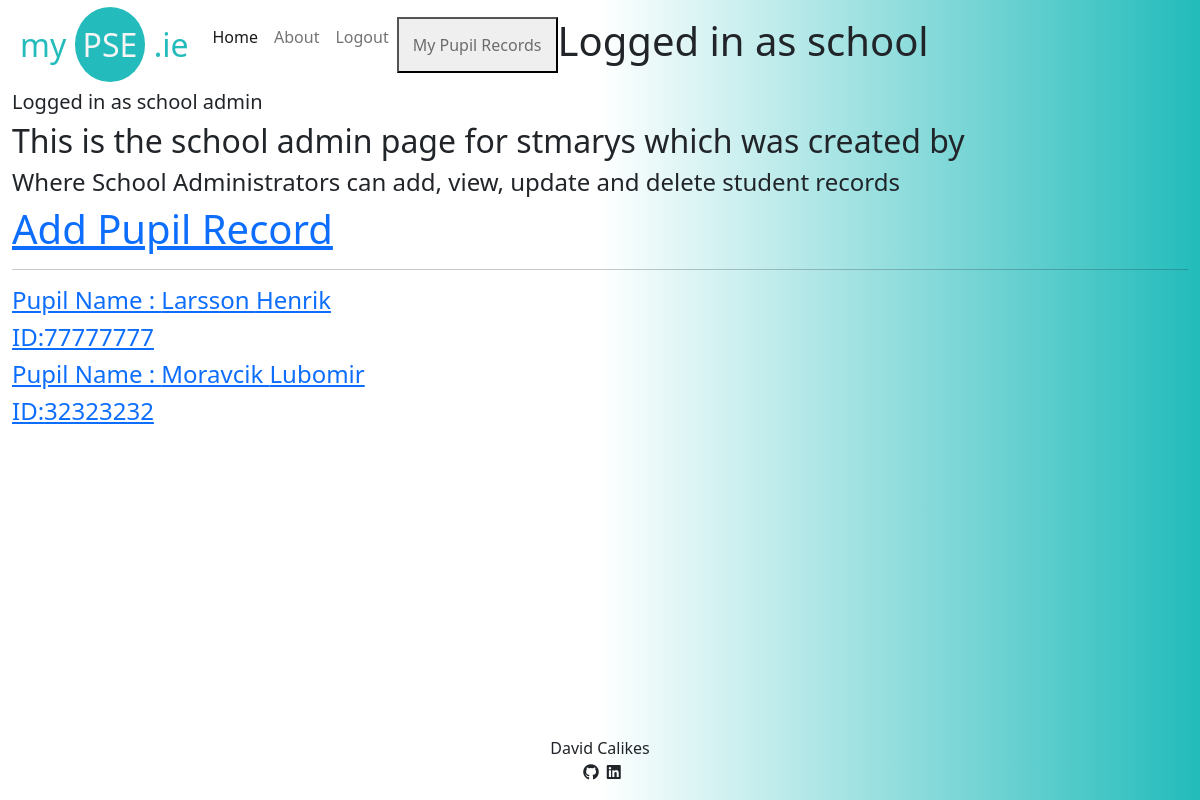
The app's page /enrolled_pupil_list/ (signed in), older data.
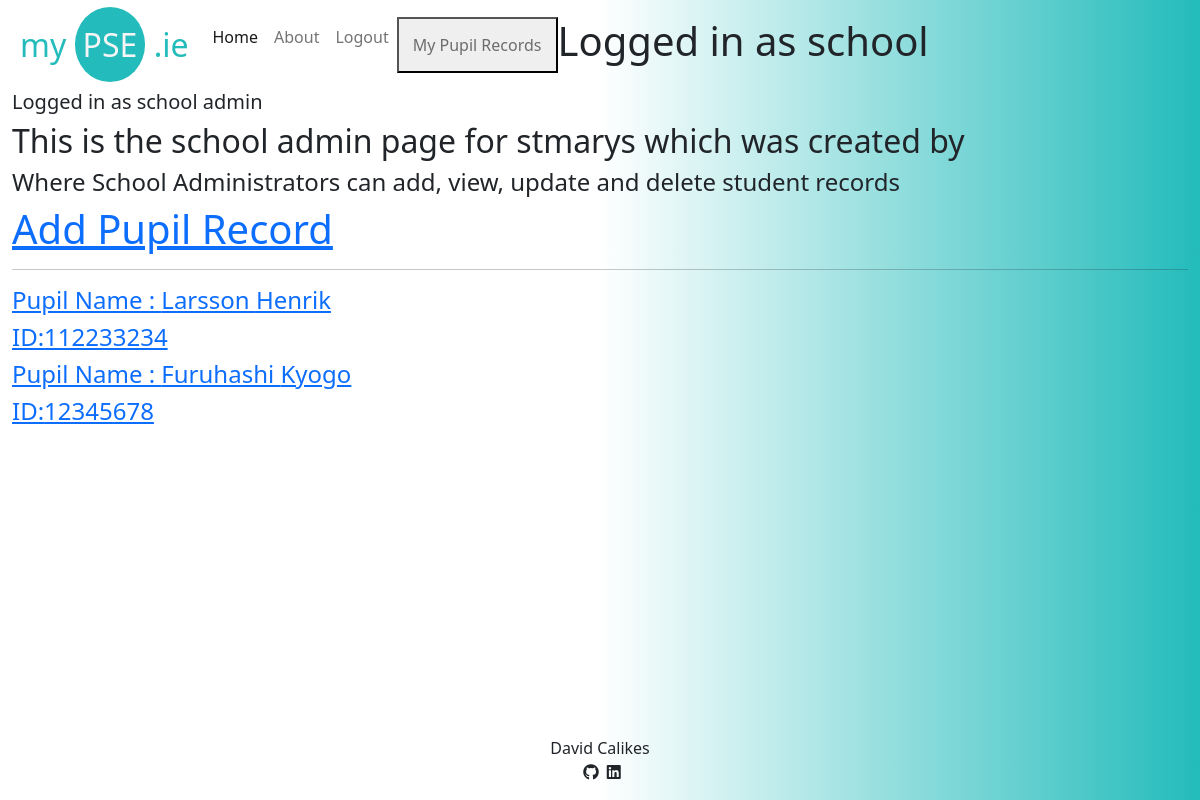
The same page, newer data.
### passport/models.py (models this page shows, shortened)
class EnrolledPupil(models.Model):
    pupil_last_name = models.CharField(
        max_length=200, default='')
    pupil_first_name = models.CharField(
        max_length=200, default='')
    school_name = models.CharField(
        max_length=200, default='')
    teacher_name = models.CharField(
        max_length=200, default='')
    school_roll_no = models.CharField(
        max_length=200, default='')
    pupil_id = models.PositiveIntegerField(
        default=0, unique=True)
    school_email = models.EmailField(max_length=200)
    created_by = models.ForeignKey(NewUser,
                                   on_delete=models.CASCADE,
                                   related_name='school_admin')
    last_updated = models.DateTimeField(auto_now=True)

### passport/views.py (the view)
# urls.py: path('enrolled_pupil_list/', views.EnrolledPupilList.as_view(), name='enrolled_pupil_list'),
class EnrolledPupilList(generic.ListView):
    model = EnrolledPupil
    template_name = 'school_admin.html'
    context_object_name = 'enrolled_pupil_list'
    def get_queryset(self):
        return EnrolledPupil.objects.filter(
            created_by=self.request.user
        )

### templates/school_admin.html
{% extends "base.html" %}
{% load static %}
{% block content %}
<div class="container-fluid">
    <div class="row">
        {% if user.is_authenticated and user.user_type == "school" %}
        <div>
            <h5 class="nav-item">Logged in as school admin</h5>
            <h2>This is the school admin page for {{ user.username }} which was created by
                {{ enrolled_pupil.created_by }}</h2>
            <h4>Where School Administrators can add, view, update and delete student records</h4>
            <h1><a href="{% url 'add_pupil_record' %}">Add Pupil Record</a></h1>
            <hr>
        </div>
            {% for enrolled_pupil in enrolled_pupil_list %}
                <div>
                    <a href="{% url 'enrolled_pupil_record' enrolled_pupil.pupil_id  %}">
                        <h4>Pupil Name : {{ enrolled_pupil.pupil_last_name }} {{ enrolled_pupil.pupil_first_name}}</h4>
                        <h4>ID:{{ enrolled_pupil.pupil_id}} </h4>
                    </a>
                </div>
            {% endfor %}
        {% else %}
        <h1>
            Unauthorised user go back!
        </h1>
        {% endif %}
        {% endblock %}

Row changes from the older to the newer data that the page shows:
changed EnrolledPupil "Larsson": pupil_id "77777777" → "112233234"
changed EnrolledPupil: pupil_last_name "Moravcik" → "Furuhashi"; pupil_first_name "Lubomir" → "Kyogo"; pupil_id "32323232" → "12345678"
